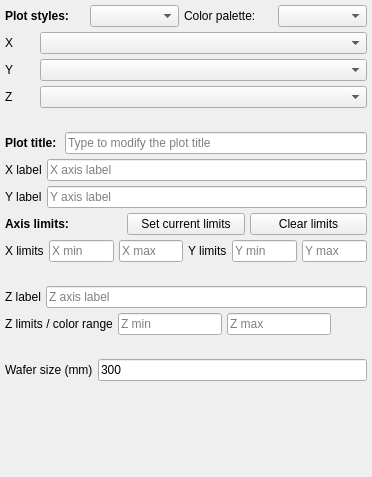
                 <widget class="QWidget" name="scrollAreaWidgetContents">
                  <property name="geometry">
                   <rect>
                    <x>0</x>
                    <y>0</y>
                    <width>372</width>
                    <height>477</height>
                   </rect>
                  </property>
                  <layout class="QVBoxLayout" name="verticalLayout_3">
                   <property name="spacing">
                    <number>5</number>
                   </property>
                   <property name="leftMargin">
                    <number>5</number>
                   </property>
                   <property name="topMargin">
                    <number>5</number>
                   </property>
                   <property name="rightMargin">
                    <number>5</number>
                   </property>
                   <property name="bottomMargin">
                    <number>5</number>
                   </property>
                   <item>
                    <layout class="QHBoxLayout" name="horizontalLayout_115">
                     <item>
                      <widget class="QLabel" name="label_96">
                       <property name="minimumSize">
                        <size>
                         <width>80</width>
                         <height>0</height>
                        </size>
                       </property>
                       <property name="maximumSize">
                        <size>
                         <width>80</width>
                         <height>16777215</height>
                        </size>
                       </property>
                       <property name="font">
                        <font>
                         <weight>75</weight>
                         <bold>true</bold>
                        </font>
                       </property>
                       <property name="text">
                        <string>Plot styles:</string>
                       </property>
                      </widget>
                     </item>
                     <item>
                      <widget class="QComboBox" name="cbb_plotstyle"/>
                     </item>
                     <item>
                      <widget class="QLabel" name="label_93">
                       <property name="text">
                        <string>Color palette:</string>
                       </property>
                      </widget>
                     </item>
                     <item>
                      <widget class="QComboBox" name="cbb_palette"/>
                     </item>
                    </layout>
                   </item>
                   <item>
                    <layout class="QHBoxLayout" name="horizontalLayout_71">
                     <item>
                      <widget class="QLabel" name="label_82">
                       <property name="minimumSize">
                        <size>
                         <width>30</width>
                         <height>0</height>
                        </size>
                       </property>
                       <property name="maximumSize">
                        <size>
                         <width>30</width>
                         <height>16777215</height>
                        </size>
                       </property>
                       <property name="text">
                        <string>X</string>
                       </property>
                      </widget>
                     </item>
                     <item>
                      <widget class="QComboBox" name="cbb_x_2"/>
                     </item>
                    </layout>
                   </item>
                   <item>
                    <layout class="QHBoxLayout" name="horizontalLayout_88">
                     <item>
                      <widget class="QLabel" name="label_84">
                       <property name="minimumSize">
                        <size>
                         <width>30</width>
                         <height>0</height>
                        </size>
                       </property>
                       <property name="maximumSize">
                        <size>
                         <width>30</width>
                         <height>16777215</height>
                        </size>
                       </property>
                       <property name="text">
                        <string>Y</string>
                       </property>
                      </widget>
                     </item>
                     <item>
                      <widget class="QComboBox" name="cbb_y_2"/>
                     </item>
                    </layout>
                   </item>
                   <item>
                    <layout class="QHBoxLayout" name="horizontalLayout_89">
                     <item>
                      <widget class="QLabel" name="label_85">
                       <property name="minimumSize">
                        <size>
                         <width>30</width>
                         <height>0</height>
                        </size>
                       </property>
                       <property name="maximumSize">
                        <size>
                         <width>30</width>
                         <height>16777215</height>
                        </size>
                       </property>
                       <property name="text">
                        <string>Z</string>
                       </property>
                      </widget>
                     </item>
                     <item>
                      <widget class="QComboBox" name="cbb_z_2"/>
                     </item>
                    </layout>
                   </item>
                   <item>
                    <widget class="QLabel" name="label">
                     <property name="text">
                      <string/>
                     </property>
                    </widget>
                   </item>
                   <item>
                    <layout class="QHBoxLayout" name="horizontalLayout_107">
                     <item>
                      <widget class="QLabel" name="label_91">
                       <property name="font">
                        <font>
                         <weight>75</weight>
                         <bold>true</bold>
                        </font>
                       </property>
                       <property name="text">
                        <string>Plot title: </string>
                       </property>
                      </widget>
                     </item>
                     <item>
                      <widget class="QLineEdit" name="lbl_plot_title">
                       <property name="placeholderText">
                        <string>Type to modify the plot title</string>
                       </property>
                      </widget>
                     </item>
                    </layout>
                   </item>
                   <item>
                    <layout class="QHBoxLayout" name="horizontalLayout_91">
                     <item>
                      <widget class="QLabel" name="label_86">
                       <property name="text">
                        <string>X label</string>
                       </property>
                      </widget>
                     </item>
                     <item>
                      <widget class="QLineEdit" name="lbl_xlabel">
                       <property name="placeholderText">
                        <string>X axis label</string>
                       </property>
                      </widget>
                     </item>
                    </layout>
                   </item>
                   <item>
                    <layout class="QHBoxLayout" name="horizontalLayout_92">
                     <item>
                      <widget class="QLabel" name="label_87">
                       <property name="text">
                        <string>Y label</string>
                       </property>
                      </widget>
                     </item>
                     <item>
                      <widget class="QLineEdit" name="lbl_ylabel">
                       <property name="placeholderText">
                        <string>Y axis label</string>
                       </property>
                      </widget>
                     </item>
                    </layout>
                   </item>
                   <item>
                    <layout class="QHBoxLayout" name="horizontalLayout_19">
                     <item>
                      <widget class="QLabel" name="label_97">
                       <property name="font">
                        <font>
                         <weight>75</weight>
                         <bold>true</bold>
                        </font>
                       </property>
                       <property name="text">
                        <string>Axis limits:</string>
                       </property>
                      </widget>
                     </item>
                     <item>
                      <widget class="QPushButton" name="btn_get_limits">
                       <property name="text">
                        <string>Set current limits</string>
                       </property>
                      </widget>
                     </item>
                     <item>
                      <widget class="QPushButton" name="btn_clear_limits">
                       <property name="text">
                        <string>Clear limits</string>
                       </property>
                      </widget>
                     </item>
                    </layout>
                   </item>
                   <item>
                    <layout class="QHBoxLayout" name="horizontalLayout_102">
                     <item>
                      <widget class="QLabel" name="label_89">
                       <property name="text">
                        <string>X limits</string>
                       </property>
                      </widget>
                     </item>
                     <item>
                      <widget class="QLineEdit" name="xmin_2">
                       <property name="placeholderText">
                        <string>X min</string>
                       </property>
                      </widget>
                     </item>
                     <item>
                      <widget class="QLineEdit" name="xmax_2">
                       <property name="placeholderText">
                        <string>X max</string>
                       </property>
                      </widget>
                     </item>
                     <item>
                      <widget class="QLabel" name="label_90">
                       <property name="text">
                        <string>Y limits</string>
                       </property>
                      </widget>
                     </item>
                     <item>
                      <widget class="QLineEdit" name="ymin_2">
                       <property name="placeholderText">
                        <string>Y min</string>
                       </property>
                      </widget>
                     </item>
                     <item>
                      <widget class="QLineEdit" name="ymax_2">
                       <property name="placeholderText">
                        <string>Y max</string>
                       </property>
                      </widget>
                     </item>
                    </layout>
                   </item>
                   <item>
                    <widget class="QLabel" name="label_2">
                     <property name="text">
                      <string/>
                     </property>
                    </widget>
                   </item>
                   <item>
                    <layout class="QHBoxLayout" name="horizontalLayout_93">
                     <item>
                      <widget class="QLabel" name="label_88">
                       <property name="text">
                        <string>Z label</string>
                       </property>
                      </widget>
                     </item>
                     <item>
                      <widget class="QLineEdit" name="lbl_zlabel">
                       <property name="placeholderText">
                        <string>Z axis label</string>
                       </property>
                      </widget>
                     </item>
                    </layout>
                   </item>
                   <item>
                    <layout class="QHBoxLayout" name="horizontalLayout_113">
                     <item>
                      <widget class="QLabel" name="label_94">
                       <property name="text">
                        <string>Z limits / color range</string>
                       </property>
                      </widget>
                     </item>
                     <item>
                      <widget class="QLineEdit" name="zmin_2">
                       <property name="placeholderText">
                        <string>Z min</string>
                       </property>
                      </widget>
                     </item>
                     <item>
                      <widget class="QLineEdit" name="zmax_2">
                       <property name="placeholderText">
                        <string>Z max</string>
                       </property>
                      </widget>
                     </item>
                     <item>
                      <spacer name="horizontalSpacer_43">
                       <property name="orientation">
                        <enum>Qt::Horizontal</enum>
                       </property>
                       <property name="sizeHint" stdset="0">
                        <size>
                         <width>40</width>
                         <height>20</height>
                        </size>
                       </property>
                      </spacer>
                     </item>
                    </layout>
                   </item>
                   <item>
                    <widget class="QLabel" name="label_3">
                     <property name="text">
                      <string/>
                     </property>
                    </widget>
                   </item>
                   <item>
                    <layout class="QHBoxLayout" name="horizontalLayout_124">
                     <item>
                      <widget class="QLabel" name="label_98">
                       <property name="text">
                        <string>Wafer size (mm)</string>
                       </property>
                      </widget>
                     </item>
                     <item>
                      <widget class="QLineEdit" name="lbl_wafersize">
                       <property name="text">
                        <string>300</string>
                       </property>
                      </widget>
                     </item>
                    </layout>
                   </item>
                   <item>
                    <spacer name="verticalSpacer_8">
                     <property name="orientation">
                      <enum>Qt::Vertical</enum>
                     </property>
                     <property name="sizeHint" stdset="0">
                      <size>
                       <width>20</width>
                       <height>40</height>
                      </size>
                     </property>
                    </spacer>
                   </item>
                  </layout>
                 </widget>
